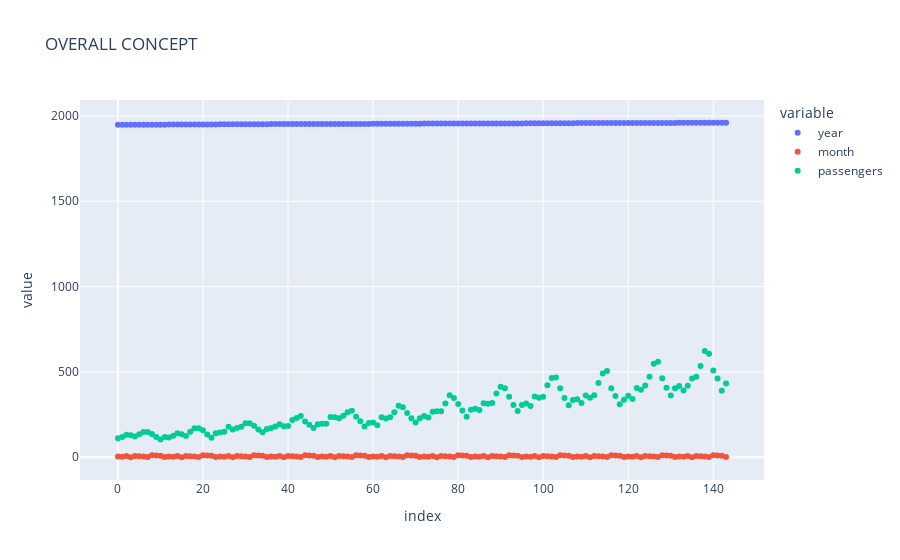

The code cell stored with this chart in its notebook:
### Code cell
px.scatter(df, title='OVERALL CONCEPT')

### Figure 1 — Plotly figure (JSON) as saved in the notebook; plotly's stock layout.template omitted (floating-point values rounded to 4 significant figures; data arrays with more than 128 entries replaced by an {"elided": "..."} marker saying what was removed)
{"data": [{"hovertemplate": "variable=year<br>index=%{x}<br>value=%{y}<extra></extra>", "legendgroup": "year", "marker": {"color": "#636efa", "symbol": "circle"}, "mode": "markers", "name": "year", "orientation": "v", "showlegend": true, "type": "scatter", "x": {"elided": "144 int values"}, "xaxis": "x", "y": {"elided": "144 int values"}, "yaxis": "y"}, {"hovertemplate": "variable=month<br>index=%{x}<br>value=%{y}<extra></extra>", "legendgroup": "month", "marker": {"color": "#EF553B", "symbol": "circle"}, "mode": "markers", "name": "month", "orientation": "v", "showlegend": true, "type": "scatter", "x": {"elided": "144 int values"}, "xaxis": "x", "y": {"elided": "144 int values"}, "yaxis": "y"}, {"hovertemplate": "variable=passengers<br>index=%{x}<br>value=%{y}<extra></extra>", "legendgroup": "passengers", "marker": {"color": "#00cc96", "symbol": "circle"}, "mode": "markers", "name": "passengers", "orientation": "v", "showlegend": true, "type": "scatter", "x": {"elided": "144 int values"}, "xaxis": "x", "y": {"elided": "144 int values"}, "yaxis": "y"}], "layout": {"legend": {"title": {"text": "variable"}, "tracegroupgap": 0}, "title": {"text": "OVERALL CONCEPT"}, "xaxis": {"anchor": "y", "domain": [0, 1], "title": {"text": "index"}}, "yaxis": {"anchor": "x", "domain": [0, 1], "title": {"text": "value"}}}}
